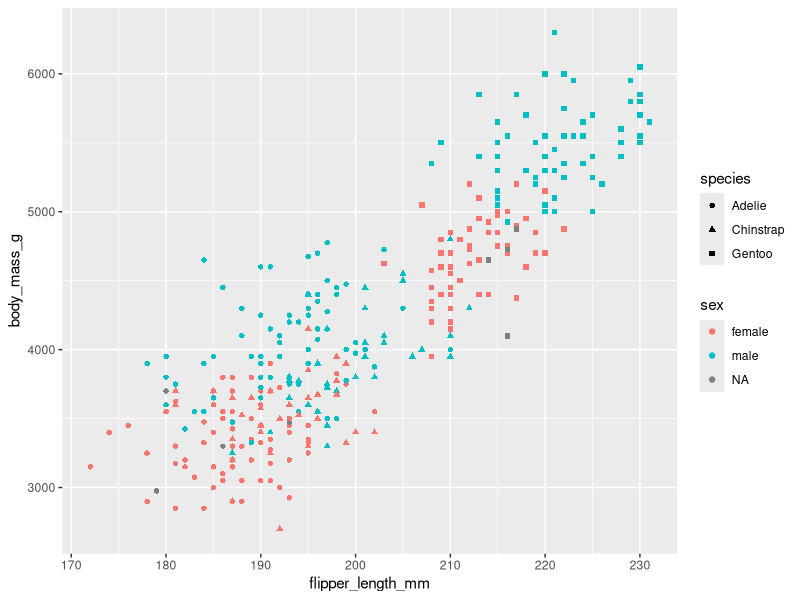
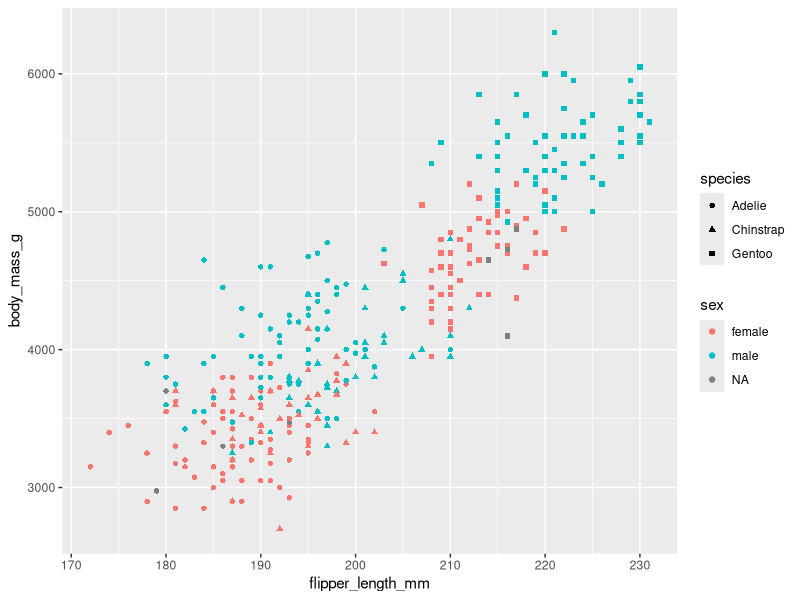

These figures' R source, in order:

            library(ggplot2)
            library(palmerpenguins)
            built_answer <- tryCatch(
                {
                    set.seed(42)
                    ggplot(penguins, aes(x = flipper_length_mm, y = body_mass_g, colour = sex, shape = species)) + geom_point()
                    suppressWarnings(
                        if (!file.exists("/sandbox/figures/body-mass_flipper-length_scatter_colour_sex_shape_species_answer.png")) {
                            ggsave(
                                width = 3,
                                height = 3,
                                "/sandbox/figures/body-mass_flipper-length_scatter_colour_sex_shape_species_answer.png"
                            )
                        }
                    )
                    suppressWarnings(
                        ggplot_build(last_plot())
                    )
                },
                error = function(e) {
                    'ERROR'
                }
            )
            built_submission <- tryCatch(
                {
                    set.seed(42)
                    library(ggplot2)

ggplot(penguins, aes(x = flipper_length_mm, y = body_mass_g, color = sex, shape = species)) +
  geom_point()
                    suppressWarnings(
                        ggsave(
                            width = 3,
                            height = 3,
                            "figures/body-mass_flipper-length_scatter_colour_sex_shape_species_submission_gemma.png"
                        )
                    )
                    suppressWarnings(
                        ggplot_build(last_plot())
                    )
                },
                error = function(e) {
                    'ERROR'
                }
            )
            cat(isTRUE(all.equal(built_answer, built_submission)))
        
